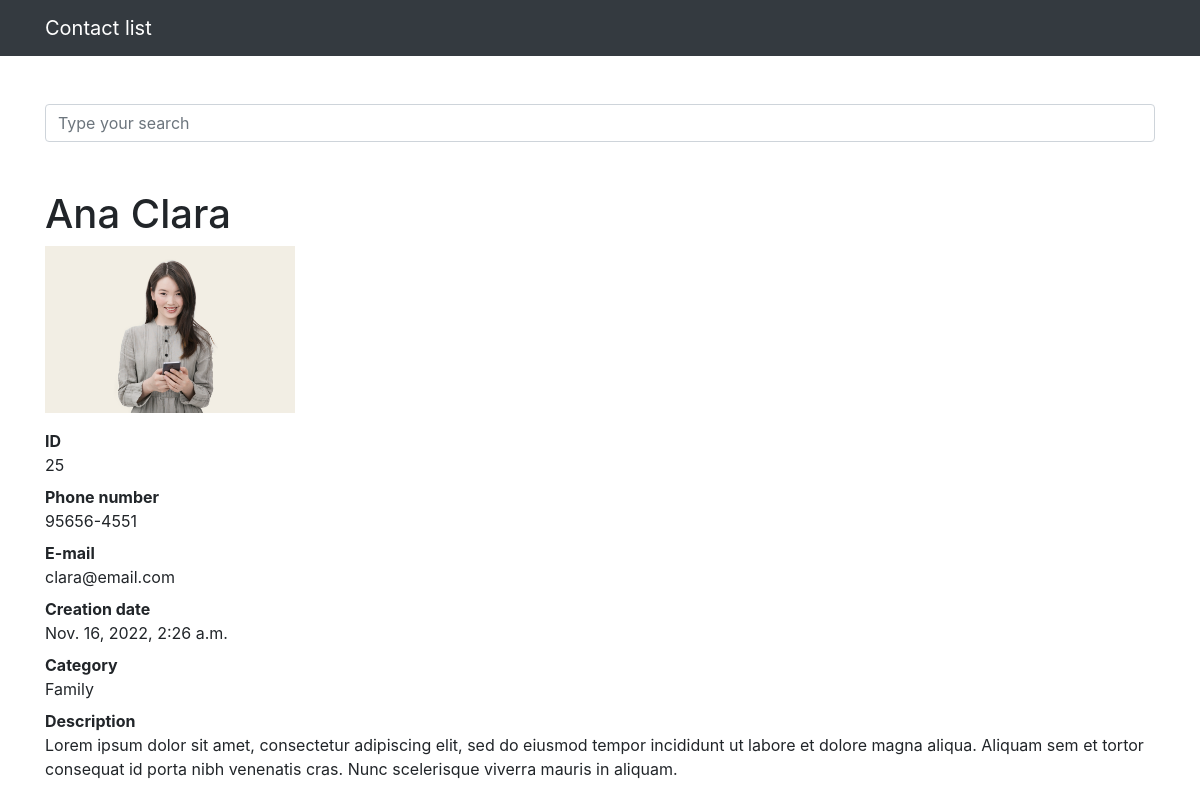
Screenshot of /25 with the database file from the repository.
### contacts/models.py (models this page shows, shortened)
class Contact(models.Model):
    name = models.CharField(max_length=255)
    last_name = models.CharField(max_length=255, blank=True)
    phone_number = models.CharField(max_length=255)
    email = models.CharField(max_length=255, blank=True)
    creation_date = models.DateTimeField(default=timezone.now)
    description = models.TextField(blank=True)
    category = models.ForeignKey(Category, on_delete=models.DO_NOTHING)
    show = models.BooleanField(default=True)
    picture = models.ImageField(blank=True, upload_to='pictures/%Y/%m')

class Category(models.Model):
    name = models.CharField(max_length=255)
    def __str__(self):
        return self.name

### contacts/views.py (the view)
# urls.py: path('<int:contact_id>', views.views_contact, name='views_contact'),
def views_contact(request, contact_id):
    contact = get_object_or_404(Contact, id=contact_id)
    if not contact.show:
        raise Http404()
    return render(request, 'contacts/views_contact.html', {
        'contact': contact
    })

### contacts/templates/contacts/views_contact.html (shortened to what this page needs)
{% extends 'base.html' %}
{%block content%}
<h1 class="mt-5">{{ contact.name }} {{ contact.last_name }}</h1>
{% if contact.picture %}
<p>
    <img src="{{ contact.picture.url }}" style="max-width: 250px; height: auto;">
</p>
{% endif %}
<dl>
    <dt>ID</dt>
    <dd>{{ contact.id }}</dd>
    <dt>Phone number</dt>
    <dd>{{ contact.phone_number }}</dd>
    <dt>E-mail</dt>
    <dd>{{ contact.email }}</dd>
    <dt>Creation date</dt>
    <dd>{{ contact.creation_date }}</dd>
    <dt>Category</dt>
    <dd>{{ contact.category }}</dd>
    <dt>Description</dt>
    <dd>{{ contact.description }}</dd>
</dl>
{%endblock%}

### rows the page displays
Contact: name "Ana", last_name "Clara", picture (picture), id "25", phone_number "95656-4551", email "clara@email.com", creation_date "Nov. 16, 2022, 2:26 a.m.", category "Family", description "Lorem ipsum dolor sit amet, consectetur adipiscing elit, sed do eiusmod tempor incididunt ut labore et dolore magna aliqua. Aliquam sem et tortor consequat id porta nibh venenatis cras. Nunc scelerisque viverra mauris in aliquam."
